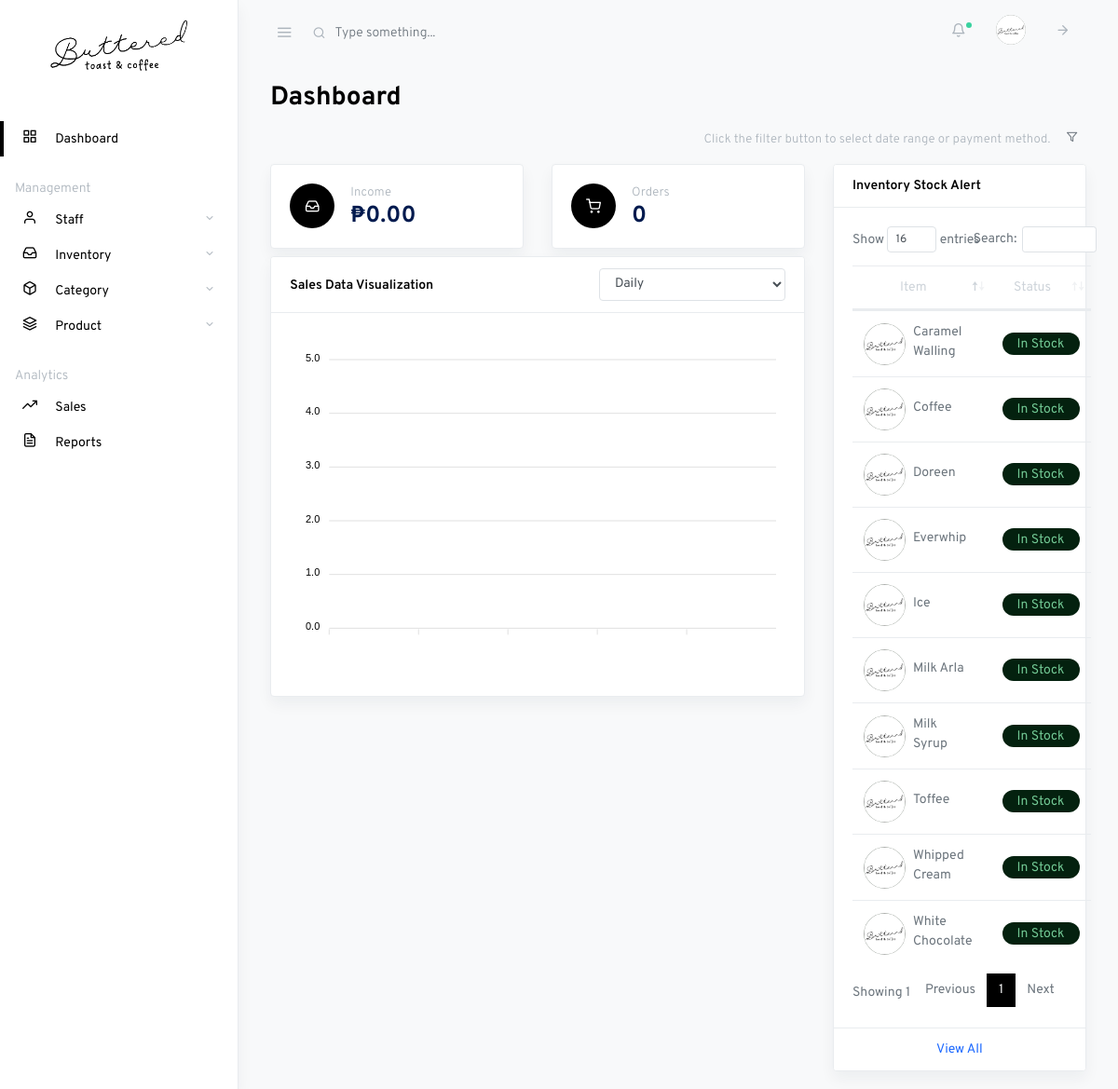
The page /owner-dashboard (signed in) on the database its author committed.
### tables this page shows
CREATE TABLE `owner` (
  `owner_id` int(11) NOT NULL,
  `username` varchar(50) NOT NULL,
  `password` varchar(255) NOT NULL,
  `email` text NOT NULL,
  `firstname` text NOT NULL,
  `lastname` text NOT NULL,
  `contact_number` text NOT NULL,
  `photo` text NOT NULL,
  `account_created` timestamp(6) NOT NULL DEFAULT current_timestamp(6) ON UPDATE current_timestamp(6)
);

CREATE TABLE `inventory` (
  `inventory_id` int(11) NOT NULL,
  `owner_id` int(11) NOT NULL,
  `item` text NOT NULL,
  `quantity` int(11) NOT NULL,
  `low_stock` int(11) NOT NULL,
  `photo` text NOT NULL,
  `last_updated` timestamp(6) NOT NULL DEFAULT current_timestamp(6) ON UPDATE current_timestamp(6)
);

### owner-dashboard.php (the view, shortened to what this page needs)
<?php
$active_page = "dashboard";
require_once 'config.php';
$sql = "SELECT SUM(total_amount) AS total_income, COUNT(*) AS total_orders FROM sales";
$result = mysqli_query($link, $sql);
$total_income = 0;
$total_orders = 0;
if ($result && mysqli_num_rows($result) > 0) {
    $data = mysqli_fetch_assoc($result);
    $total_income = $data['total_income'] ? $data['total_income'] : 0;
    $total_orders = $data['total_orders'] ? $data['total_orders'] : 0;
}
?>
<!DOCTYPE html>
<html lang="en">
<head>
    <?php include 'partials/header.php'; ?>
    <link rel="stylesheet" href="css/dataTables.bootstrap4.css">
</head>
<body class="vertical  light">
    <div class="wrapper">
        <?php include 'partials/owner-navbar.php'; ?>
        <main role="main" class="main-content">
            <div class="container-fluid">
                <h2 class="page-title">Dashboard</h2>
                <div class="row align-items-center my-2">
                    <div class="col-auto ml-auto">
                        <form class="form-inline">
                            <div class="form-group">
                                <div class="px-2 py-2 text-muted">
                                    <span class="small" id="filterMessage">
                                        Click the filter button to select date range or payment method.</span>
                                </div>
                            </div>
                            <div class="form-group">
                                <button type="button" class="btn btn-sm" data-toggle="modal" data-target="#filterModal">
                                    <i class="fe fe-filter"></i></button>
                            </div>
                        </form>
                    </div>
                </div>
                <div class="row justify-content-center">
                    <div class="col-8">
                        <div class="row">
                            <div class="col">
                                <div class="card shadow">
                                    <div class="card-body">
                                        <div class="row align-items-center">
                                            <div class="col-3 text-center">
                                                <span class="circle circle-md bg-primary">
                                                    <i class="fe fe-16 fe-inbox text-white mb-0"></i>
                                                </span>
                                            </div>
                                            <div class="col pr-0">
                                                <p class="small text-muted mb-0">Income</p>
                                                <span id="totalIncome"
                                                    class="h3 mb-0">₱<?php echo number_format($total_income, 2); ?></span>
                                            </div>
                                        </div>
                                    </div>
                                </div>
                            </div>
                            <div class="col">
                                <div class="card shadow">
                                    <div class="card-body">
                                        <div class="row align-items-center">
                                            <div class="col-3 text-center">
                                                <span class="circle circle-md bg-primary">
                                                    <i class="fe fe-16 fe-shopping-cart text-white mb-0"></i>
                                                </span>
                                            </div>
                                            <div class="col pr-0">
                                                <p class="small text-muted mb-0">Orders</p>
                                                <span id="totalOrders"
                                                    class="h3 mb-0"><?php echo $total_orders; ?></span>
                                            </div>
                                        </div>
                                    </div>
                                </div>
                            </div>
                        </div>
                        <div class="row mt-2">
                            <div class="col-12">
                                <div class="card shadow">
                                    <div class="card-header">
                                        <div class="row">
                                            <div class="col-md-6 mt-2">
                                                <strong class="card-title">Sales Data Visualization</strong>
                                            </div>
                                            <div class="col-md-6 d-flex justify-content-end">
                                                <select id="timeFilter" class="form-control" style="width: 200px;">
                                                    <option value="day">Daily</option>
                                                </select>
                                            </div>
                                        </div>
                                    </div>
                                    <div class="card-body">
                                        <div id="lineChart"></div>
                                    </div>
                                </div>
                            </div>
                        </div>
                    </div>
                    <div class="col-4">
                        <div class="card shadow">
                            <div class="card-header">
                                <strong class="card-title mb-0">Inventory Stock Alert</strong>
                            </div>
                            <div class="card-body">
                                <div class="row">
                                    <div class="col-md-12">
                                        <table class="table datatables" id="dataTable-1">
                                            <thead>
                                                <tr class="text-center">
                                                    <th>Item</th>
                                                    <th>Status</th>
                                                </tr>
                                            </thead>
                                            <tbody>
                                                <?php
                                                $sql1 = "SELECT * FROM inventory LIMIT 10";
                                                $r = mysqli_query($link, $sql1);
                                                if ($r->num_rows > 0) {
                                                    while ($row1 = mysqli_fetch_assoc($r)) {
                                                ?>
                                                        <tr class="text-center">
                                                            <td>
                                                                <div class="d-flex align-items-center">
                                                                    <img src="storage/inventory/<?php if ($row1["photo"] != "") {
                                                                                                    echo $row1["photo"];
                                                                                                } else {
                                                                                                    echo 'default_image.png';
                                                                                                } ?>" alt="" style="width: 45px; height: 45px"
                                                                        class="rounded-circle" />
                                                                    <div class="ms-3 text-left mx-2">
                                                                        <p class="fw-bold mb-1">
                                                                            <?php echo $row1['item']; ?>
                                                                        </p>
                                                                    </div>
                                                                </div>
                                                            </td>
                                                            <td>
                                                                <?php if ($row1['quantity'] > $row1['low_stock']) {
                                                                    echo '<span class="badge badge-success rounded-pill d-inline px-3">In Stock</span>';
                                                                } elseif ($row1['quantity'] < $row1['low_stock']) {
                                                                    echo '<span class="badge badge-warning rounded-pill d-inline px-3">Low Stock</span>';
                                                                } elseif ($row1['quantity'] == 0) {
                                                                    echo '<span class="badge badge-danger rounded-pill d-inline px-3">Out of Stock</span>';
                                                                } ?>
                                                            </td>
                                                        </tr>
                                                <?php
                                                    }
                                                }
                                                ?>
                                            </tbody>
                                        </table>
                                    </div>
                                </div>
                            </div>
                            <div class="card-footer text-center">
                                <a href="#">View All</a>
                            </div>
                        </div>
                    </div>
                </div>
            </div>
        </main>
    </div>
</body>
</html>

### partials/owner-navbar.php (shortened to what this page needs)
<?php
require_once "config.php";
$sql = "SELECT * FROM owner WHERE owner_id = '".$_SESSION['id']."'";
$result = mysqli_query($link, $sql);
$row = mysqli_fetch_assoc($result);
?>
<nav class="topnav navbar navbar-light">
    <button type="button" class="navbar-toggler text-muted mt-2 p-0 mr-3 collapseSidebar">
        <i class="fe fe-menu navbar-toggler-icon"></i>
    </button>
    <form class="form-inline mr-auto searchform text-muted">
        <input class="form-control mr-sm-2 bg-transparent border-0 pl-4 text-muted" type="search"
            placeholder="Type something..." aria-label="Search">
    </form>
    <ul class="nav">
        <li class="nav-item nav-notif">
            <a class="nav-link text-muted my-2" href="./#" data-toggle="modal" data-target=".modal-notif">
                <span class="fe fe-bell fe-16"></span>
                <span class="dot dot-md bg-success"></span>
            </a>
        </li>
        <li class="nav-item">
            <a class="nav-link text-muted" href="./#">
                <span class="avatar avatar-sm">
                    <img src="storage/profile/<?php if ($row["photo"] != "" ) { echo $row["photo"]; } else { echo 'default_image.png'; } ?>" alt="..." class="avatar-img rounded-circle">
                </span>
            </a>
        </li>
        <li class="nav-item">
            <a class="nav-link text-muted my-2" href="#" data-toggle="modal" data-target="#defaultModal">
                <i class="fe fe-arrow-right fe-16"></i>
            </a>
        </li>
    </ul>
</nav>
<aside class="sidebar-left border-right bg-white shadow" id="leftSidebar" data-simplebar>
    <nav class="vertnav navbar navbar-light">
        <div class="w-100 mb-4 d-flex">
            <a class="navbar-brand mx-auto mt-2 flex-fill text-center" href="./index.html">
                <div class="text-center mb-4">
                    <img src="assets/images/logo.png" alt="" width="150">
                </div>
            </a>
        </div>
        <ul class="navbar-nav flex-fill w-100 mb-2">
            <li class="nav-item w-100 <?php if ($active_page == "dashboard") { echo "active"; } ?>">
                <a class="nav-link" href="owner-dashboard">
                    <i class="fe fe-grid fe-16"></i>
                    <span class="ml-3 item-text">Dashboard</span>
                </a>
            </li>
        </ul>
        <p class="text-muted nav-heading mt-3 mb-1">
            <span>Management</span>
        </p>
        <ul class="navbar-nav flex-fill w-100 mb-2">
            <li class="nav-item <?php if ($active_page == "staff") { echo "active"; } ?> dropdown">
                <a href="#owner-staff" data-toggle="collapse" aria-expanded="false" class="dropdown-toggle nav-link">
                    <i class="fe fe-user fe-16"></i>
                    <span class="ml-3 item-text">Staff</span>
                </a>
            </li>
            <li class="nav-item <?php if ($active_page == "inventory") { echo "active"; } ?> dropdown">
                <a href="#owner-inventory" data-toggle="collapse" aria-expanded="false"
                    class="dropdown-toggle nav-link">
                    <i class="fe fe-inbox fe-16"></i>
                    <span class="ml-3 item-text">Inventory</span>
                </a>
            </li>
            <li class="nav-item <?php if ($active_page == "category") { echo "active"; } ?> dropdown">
                <a href="#owner-category" data-toggle="collapse" aria-expanded="false" class="dropdown-toggle nav-link">
                    <i class="fe fe-box fe-16"></i>
                    <span class="ml-3 item-text">Category</span>
                </a>
            </li>
            <li class="nav-item <?php if ($active_page == "product") { echo "active"; } ?> dropdown">
                <a href="#owner-product" data-toggle="collapse" aria-expanded="false" class="dropdown-toggle nav-link">
                    <i class="fe fe-layers fe-16"></i>
                    <span class="ml-3 item-text">Product</span>
                </a>
            </li>
        </ul>
        <p class="text-muted nav-heading mt-3 mb-1">
            <span>Analytics</span>
        </p>
        <ul class="navbar-nav flex-fill w-100 mb-2">
            <li class="nav-item w-100 <?php if ($active_page == "sales") { echo "active"; } ?>">
                <a class="nav-link" href="owner-sales">
                    <i class="fe fe-trending-up fe-16"></i>
                    <span class="ml-3 item-text">Sales</span>
                </a>
            </li>
            <li class="nav-item w-100 <?php if ($active_page == "reports") { echo "active"; } ?>">
                <a class="nav-link" href="owner-reports">
                    <i class="fe fe-file-text fe-16"></i>
                    <span class="ml-3 item-text">Reports</span>
                </a>
            </li>
        </ul>
    </nav>
</aside>

### rows shown on the page
owner: photo (picture)
inventory: photo (placeholder picture), item "Doreen", quantity "In Stock"
inventory: photo (placeholder picture), item "Milk Syrup", quantity "In Stock"
inventory: photo (placeholder picture), item "Milk Arla", quantity "In Stock"
inventory: photo (placeholder picture), item "Coffee", quantity "In Stock"
inventory: photo (placeholder picture), item "Ice", quantity "In Stock"
inventory: photo (placeholder picture), item "Everwhip", quantity "In Stock"
inventory: photo (placeholder picture), item "White Chocolate", quantity "In Stock"
inventory: photo (placeholder picture), item "Toffee", quantity "In Stock"
inventory: photo (placeholder picture), item "Whipped Cream", quantity "In Stock"
inventory: photo (placeholder picture), item "Caramel Walling", quantity "In Stock"

### other values the page prints
$total_income "0.00"
$total_orders "0"
